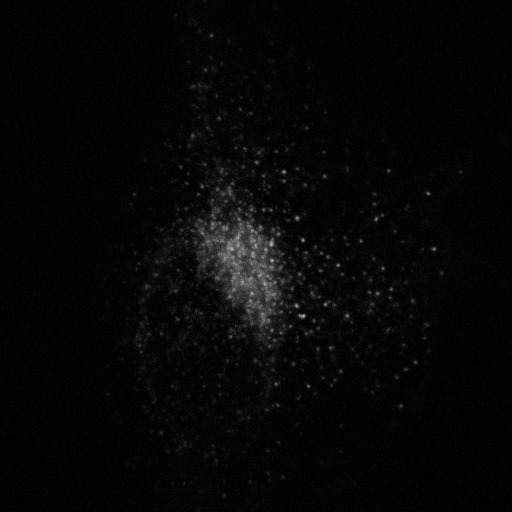
#> input picture application_challenge/a_picture_worth_thousands_of_data_points/golgi-movie_robert_frame_01_gray.jpg, 512 x 512 px, found by its file name
$ jupyter execute a_picture_worth_thousands_of_data_points.ipynb
#> lines starting #> are read from the running program, lines starting #| are printed output that depends on the picture
[cell 1]
from skimage import io
from skimage.color import rgb2gray
from skimage.filters import threshold_otsu, threshold_yen
from matplotlib import pyplot as plt

[cell 2]
img_data = plt.imread('golgi-movie_robert_frame_01_gray.jpg')
#> img_data is the input picture: shape (512, 512); min 0, max 195, mean 6.4
plt.imshow(img_data, cmap='jet')
plt.colorbar()
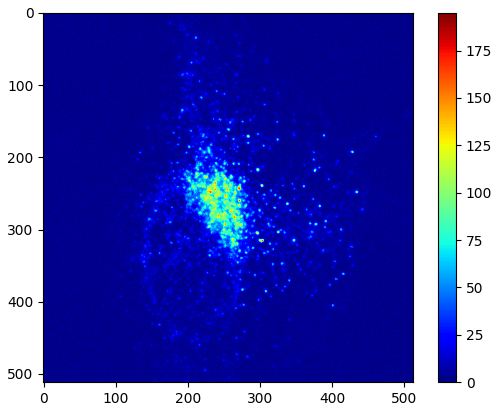
#> figure drawn by matplotlib, 2 panels


$ run again, with application_challenge/a_picture_worth_thousands_of_data_points/golgi-movie_robert_frame_04_gray.jpg copied over application_challenge/a_picture_worth_thousands_of_data_points/golgi-movie_robert_frame_01_gray.jpg
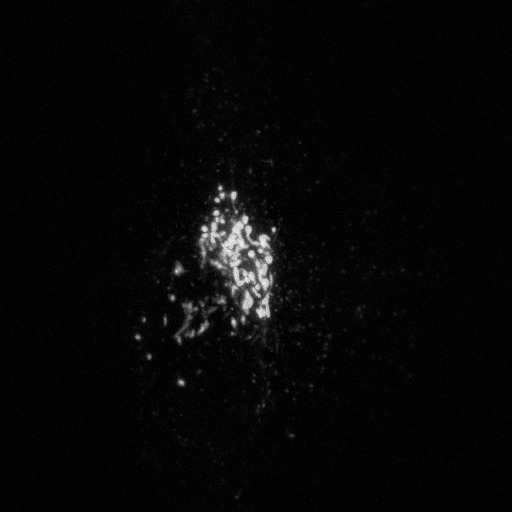
#> input picture application_challenge/a_picture_worth_thousands_of_data_points/golgi-movie_robert_frame_04_gray.jpg, 512 x 512 px, found by its file name
#> img_data is the input picture: shape (512, 512); min 0, max 242, mean 6.8
#> `[cell 2] img_data = plt.imread('golgi-movie_robert_frame_01_gray.jpg')..`:
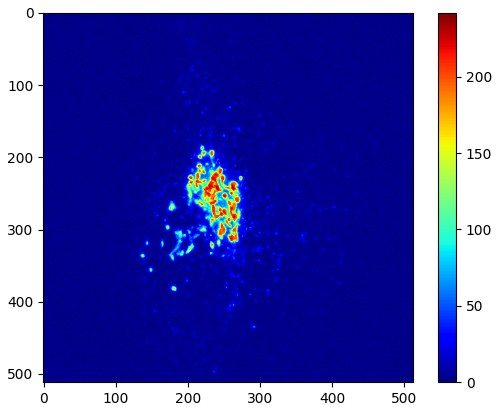
#> figure drawn by matplotlib, 2 panels
